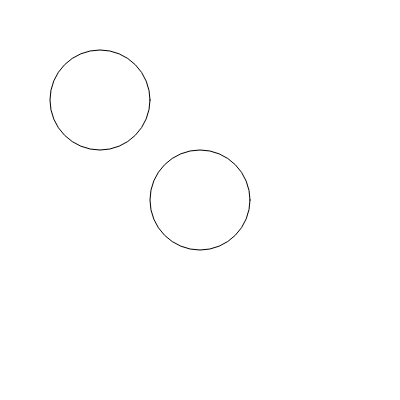
Frame 1 (no input)
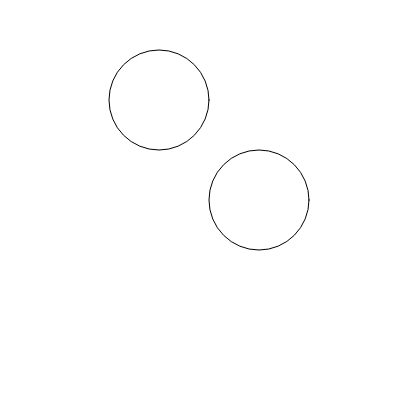
Frame 60 (no input)
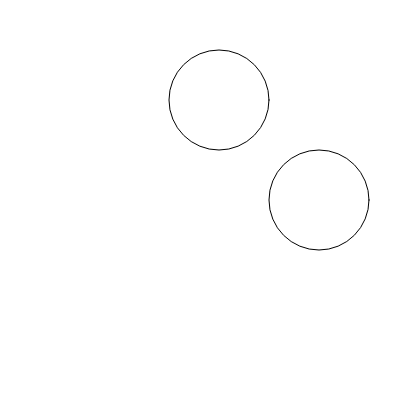
Frame 120 (the mouse pressed at the canvas centre since frame 60)

The p5.js sketch that drew these frames (run headless with seeded random() and noise() and a simulated clock; from frame 60 on, the mouse is pressed at the canvas centre):

// p5.js sketch
// ── sketch.js
//var bubbleX = 0;
//var bubbleY = 200;
//var bubbleSize = 100;

var bubble0;

function setup() {
    createCanvas(400,400);
    bubble0 = new bubble(100,100,100);
    bubble1 = new bubble(200,200,100);
}

function draw() {
    background(255);
//    display();
//    move();
//    //moveFaster(10);
//    var checking = checkPos();
//    console.log(checking);
//
//    if(checking == true){
//        bubbleX = 0;
//    }
//    if(mouseIsPressed){
//        moveFaster(10);
//       
//    }
    bubble0.display();
    bubble0.move();
    var checkBubble = bubble0.checkPos();
    
    if(checkBubble == true){
        bubble0.x=0;
    }
   
     bubble1.display();
    bubble1.move();
    var checkBubble1 = bubble1.checkPos();
    
    if(checkBubble1 == true){
        bubble1.x=0;
    }
}

function display(){
    ellipse(bubbleX, bubbleY, bubbleSize, bubbleSize);
}


function move(){
    bubbleX++;
}

function moveFaster(howFast){
    bubbleX = bubbleX + howFast;
}


function checkPos(){
    if(bubbleX > width){
        return true;
    }else{
        return false;
    }
}


function bubble(tempX, tempY, tempDiameter){
    
    this.x= tempX;
    this.y=tempY;
    this.diameter=tempDiameter;
    
    this.display=function(){
        ellipse(this.x,this.y,this.diameter,this.diameter);
    }
    
    this.move=function(){
        this.x++;
    }
    
    this.checkPos=function(){
       if(this.x > width){
        return true;
    }else{
        return false;
    } 
    }
}
